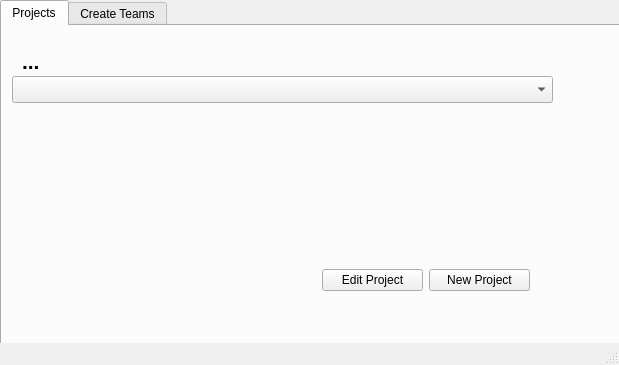
<?xml version="1.0" encoding="UTF-8"?>
<ui version="4.0">
 <class>AdminWindow</class>
 <widget class="QMainWindow" name="AdminWindow">
  <property name="geometry">
   <rect>
    <x>0</x>
    <y>0</y>
    <width>619</width>
    <height>365</height>
   </rect>
  </property>
  <property name="windowTitle">
   <string>cuPID</string>
  </property>
  <widget class="QWidget" name="centralwidget">
   <widget class="QTabWidget" name="tabWidget">
    <property name="geometry">
     <rect>
      <x>0</x>
      <y>0</y>
      <width>801</width>
      <height>581</height>
     </rect>
    </property>
    <property name="currentIndex">
     <number>0</number>
    </property>
    <widget class="QWidget" name="tab_Projects">
     <attribute name="title">
      <string>Projects</string>
     </attribute>
     <widget class="QComboBox" name="projectsBox">
      <property name="geometry">
       <rect>
        <x>10</x>
        <y>50</y>
        <width>541</width>
        <height>27</height>
       </rect>
      </property>
     </widget>
     <widget class="QLabel" name="title">
      <property name="geometry">
       <rect>
        <x>20</x>
        <y>20</y>
        <width>421</width>
        <height>31</height>
       </rect>
      </property>
      <property name="font">
       <font>
        <pointsize>16</pointsize>
        <weight>75</weight>
        <bold>true</bold>
       </font>
      </property>
      <property name="text">
       <string>...</string>
      </property>
     </widget>
     <widget class="QWidget" name="">
      <property name="geometry">
       <rect>
        <x>320</x>
        <y>240</y>
        <width>208</width>
        <height>29</height>
       </rect>
      </property>
      <layout class="QHBoxLayout" name="horizontalLayout">
       <item>
        <widget class="QPushButton" name="pushButton_2">
         <property name="text">
          <string>Edit Project</string>
         </property>
        </widget>
       </item>
       <item>
        <widget class="QPushButton" name="pushButton">
         <property name="text">
          <string>New Project</string>
         </property>
        </widget>
       </item>
      </layout>
     </widget>
    </widget>
    <widget class="QWidget" name="tab_CreateTeams">
     <attribute name="title">
      <string>Create Teams</string>
     </attribute>
     <widget class="QPushButton" name="pushButton_3">
      <property name="enabled">
       <bool>false</bool>
      </property>
      <property name="geometry">
       <rect>
        <x>650</x>
        <y>510</y>
        <width>131</width>
        <height>27</height>
       </rect>
      </property>
      <property name="text">
       <string>Generate Teams</string>
      </property>
     </widget>
    </widget>
   </widget>
  </widget>
  <widget class="QMenuBar" name="menubar">
   <property name="geometry">
    <rect>
     <x>0</x>
     <y>0</y>
     <width>619</width>
     <height>25</height>
    </rect>
   </property>
  </widget>
  <widget class="QStatusBar" name="statusbar"/>
 </widget>
 <resources/>
 <connections/>
</ui>
